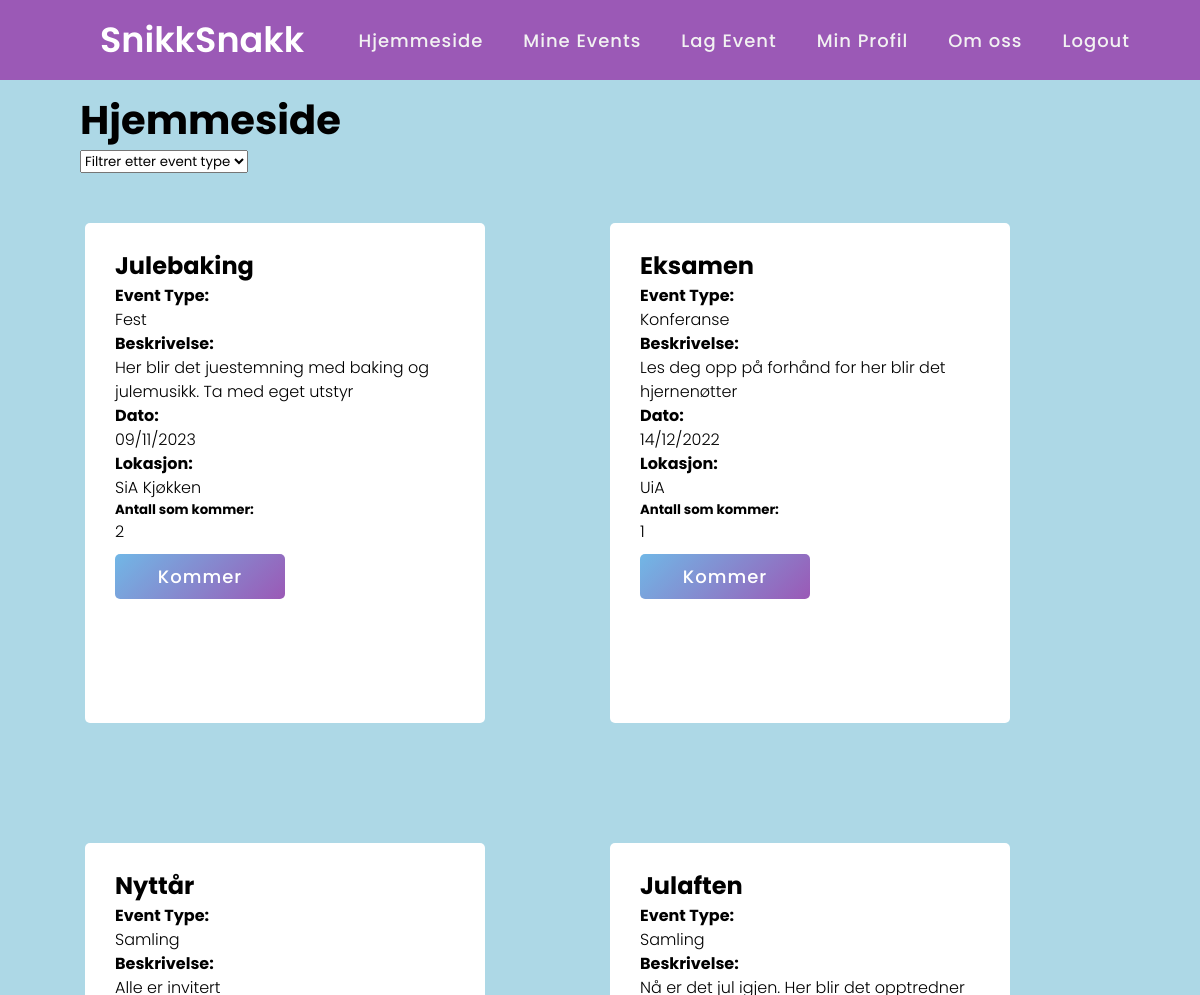
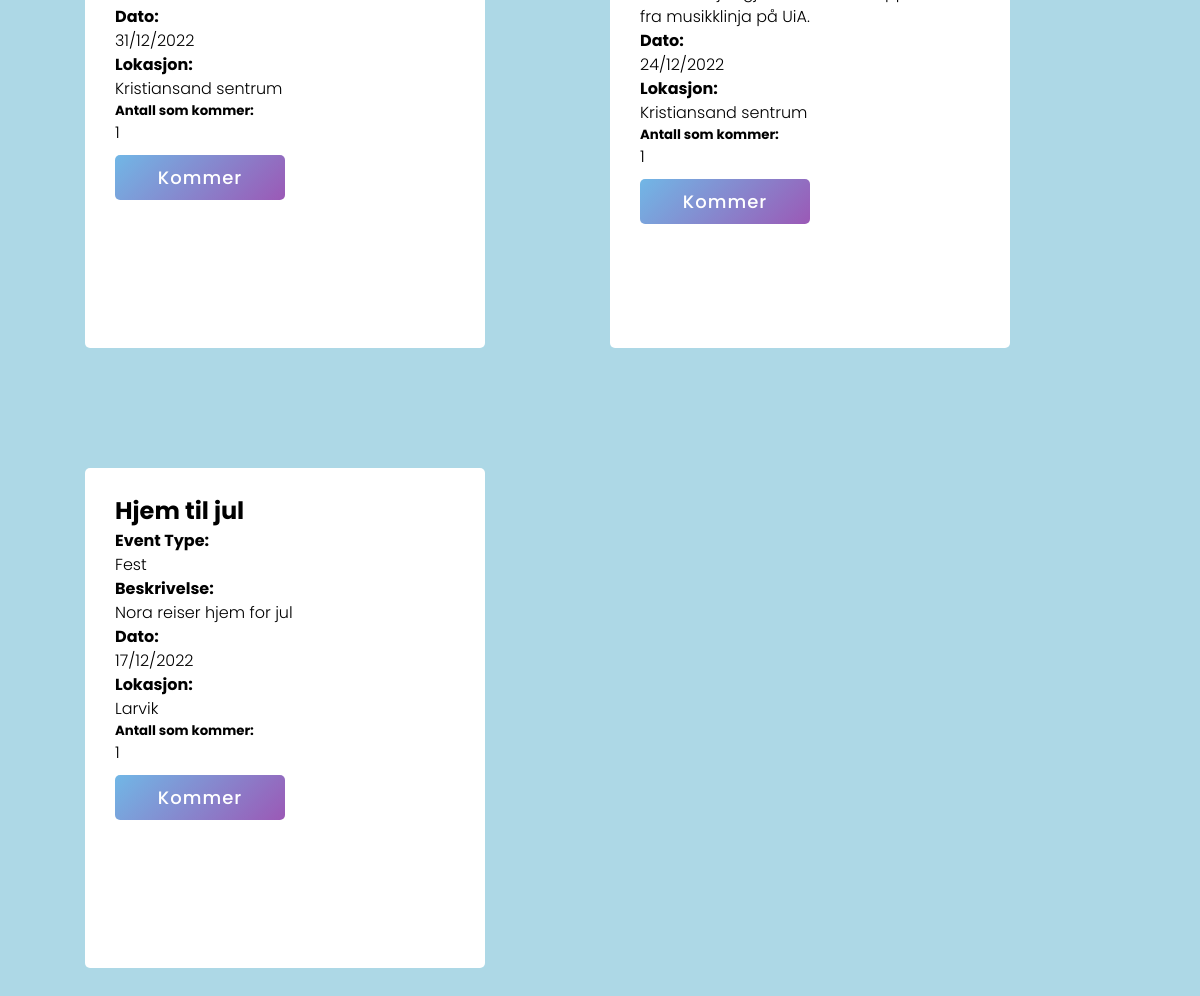
Screenshot of /public/Client/HTML/hjemmeside.php (signed in) with the database file from the repository (2 pictures, top to bottom).
### tables this page shows
CREATE TABLE `event` (
  `eventID` int(13) NOT NULL,
  `eventNavn` varchar(128) NOT NULL,
  `dato` date NOT NULL,
  `beskrivelse` varchar(200) NOT NULL,
  `lokasjon` varchar(50) NOT NULL,
  `eventType` varchar(50) DEFAULT NULL
);

### public/PHP/inc/event.php (the view, shortened to what this page needs)
<body>
<?php
$result = $conn->query($sql);
include '../../PHP/eventKommer.php';
if ($result->num_rows > 0) {
  while($row = $result->fetch_assoc()) {
    if ($side == "hjemmeside") {
      echo '<form action="../../PHP/eventLike.php" method="POST">';
    } elseif ($side == "mineEvents") {
      echo '<form action="../../PHP/eventFjern.php" method="POST">';
    }
  ?>
<div class="container">
    <div class="content">
      <div class="title">
              <h2><?php echo $row["eventNavn"]?></h2>
      </div>
      <div class="row">
        <div class="details">
            <h4>Event Type: </h4>
             <?php echo ucfirst($row["eventType"])?><br>
           <h4>Beskrivelse: </h4>
             <?php echo $row["beskrivelse"]?><br>
           <h4>Dato: </h4>
             <?php echo date("d/m/Y", strtotime($row["dato"]))?>
            <h4>Lokasjon: </h4>
             <?php echo $row["lokasjon"]?>
            <h5>Antall som kommer: </h5>
              <?php
                    $eventID = $row['eventID'];
                    echo $antallKommer = kommer($eventID, $conn);
              ?>
        </div>
      </div>
        <div class="button">
          <?php if ($side == "hjemmeside") {
          echo '<input type="submit" value="Kommer">';
         } elseif ($side == "mineEvents") {
          echo '<input type="submit" value="Kommer ikke">';
         }
          ?>
      </div>
    </div>
</div>
</form>
<?php
}
}
?>
</body>
</html>

### public/Client/HTML/hjemmeside.php (shortened to what this page needs)
<link rel="stylesheet" href="../Design/css/main.css">
<h1> Hjemmeside </h1>
<?php
      $conn = mysqli_connect("localhost", "root", "", "eventdatabase");
      $side = "hjemmeside";
        if (isset($_GET['filter'])) {
          $filter = $_GET["filter"];
          $sql = "SELECT eventID, eventNavn, dato, beskrivelse, lokasjon, eventType FROM event WHERE dato >= CURDATE() AND eventType = '$filter'";
          include '../../PHP/inc/event.php';
        } else {
        $sql = "SELECT eventID, eventNavn, dato, beskrivelse, lokasjon, eventType FROM event WHERE dato >= CURDATE()";
        include '../../PHP/inc/event.php';
        }
    ?>

### public/PHP/eventKommer.php
<?php
function kommer($eventID, $conn) {
    $sqlKommer = "SELECT COUNT(eventID) as resultat FROM myevent WHERE eventID = '$eventID'";
    $resultKommer = mysqli_query($conn, $sqlKommer);
    $value = mysqli_fetch_assoc($resultKommer);
    echo implode($value);
}
?>

### public/Client/Design/css/main.css (style rules this page uses)
h1 { margin-left: 70px; font-size: 40px; }
body { background-color: lightblue; box-sizing: border-box; padding-top: 10vh; font-family: "HelveticaNeue-Light", "Helvetica Neue Light", "Helvetica Neue", Helvetica, Arial, "Lucida Grande", sans-serif; font-weight: 300; position: relative; line-height: 1.5; max-width: 100%; height: 100%; margin: 10px; font-size: 100%; }
.container { float: left; margin-left: 25px; padding: 50; }
.content { width: 400px; height: 500px; background-color: #fff; padding: 25px 30px; border-radius: 5px; display: block; justify-content: center; margin-bottom: 20px; }
form .button { height: 45px; margin: 35px 0; width: 100%; margin-top: 10px; }
form .button input { height: 100%; width: 50%; border-radius: 5px; border: none; color: #fff; font-size: 18px; font-weight: 500; letter-spacing: 1px; cursor: pointer; transition: all 0.3s ease; background: linear-gradient(135deg, #71b7e6, #9b59b6); }
form select { margin-left: 70; }

### public/Client/Design/css/header.css (style rules this page uses)
* { margin: 0; padding: 0; box-sizing: border-box; font-family: 'Poppins', sans-serif; }
nav { display: flex; height: 80px; width: 100%; background: #9b59b6; align-items: center; justify-content: space-between; padding: 0 50px 0 100px; flex-wrap: wrap; position:fixed; top: 0; left: 0; }
nav .logo { color: #fff; font-size: 35px; font-weight: 600; }
nav ul { display: flex; flex-wrap: wrap; list-style: none; }
nav ul li { margin: 0 5px; }
nav ul li a { color: #f2f2f2; text-decoration: none; font-size: 18px; font-weight: 500; padding: 8px 15px; border-radius: 5px; letter-spacing: 1px; transition: all 0.3s ease; }

### rows the page displays
event: eventNavn "Julebaking", eventType "Fest", beskrivelse "Her blir det juestemning med baking og julemusikk. Ta med eget utstyr", dato "09/11/2023", lokasjon "SiA Kjøkken", value "2"
event: eventNavn "Eksamen", eventType "Konferanse", beskrivelse "Les deg opp på forhånd for her blir det hjernenøtter", dato "14/12/2022", lokasjon "UiA", value "1"
event: eventNavn "Nyttår", eventType "Samling", beskrivelse "Alle er invitert", dato "31/12/2022", lokasjon "Kristiansand sentrum", value "1"
event: eventNavn "Julaften", eventType "Samling", beskrivelse "Nå er det jul igjen. Her blir det opptredner fra musikklinja på UiA.", dato "24/12/2022", lokasjon "Kristiansand sentrum", value "1"
event: eventNavn "Hjem til jul", eventType "Fest", beskrivelse "Nora reiser hjem for jul", dato "17/12/2022", lokasjon "Larvik", value "1"
